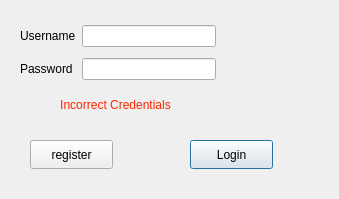
<?xml version="1.0" encoding="UTF-8"?>
<ui version="4.0">
 <class>login</class>
 <widget class="QDialog" name="login">
  <property name="geometry">
   <rect>
    <x>0</x>
    <y>0</y>
    <width>339</width>
    <height>199</height>
   </rect>
  </property>
  <property name="windowTitle">
   <string>Dialog</string>
  </property>
  <widget class="QPushButton" name="login2">
   <property name="geometry">
    <rect>
     <x>190</x>
     <y>140</y>
     <width>83</width>
     <height>29</height>
    </rect>
   </property>
   <property name="text">
    <string>Login</string>
   </property>
  </widget>
  <widget class="QLabel" name="loginerror">
   <property name="geometry">
    <rect>
     <x>20</x>
     <y>90</y>
     <width>191</width>
     <height>31</height>
    </rect>
   </property>
   <property name="text">
    <string>&lt;html&gt;&lt;head/&gt;&lt;body&gt;&lt;p align=&quot;center&quot;&gt;&lt;span style=&quot; color:#ff2600;&quot;&gt;Incorrect Credentials&lt;/span&gt;&lt;/p&gt;&lt;/body&gt;&lt;/html&gt;</string>
   </property>
  </widget>
  <widget class="QWidget" name="layoutWidget">
   <property name="geometry">
    <rect>
     <x>20</x>
     <y>20</y>
     <width>196</width>
     <height>65</height>
    </rect>
   </property>
   <layout class="QGridLayout" name="gridLayout">
    <item row="0" column="0">
     <widget class="QLabel" name="label">
      <property name="text">
       <string>Username</string>
      </property>
     </widget>
    </item>
    <item row="0" column="1">
     <widget class="QLineEdit" name="usernamel"/>
    </item>
    <item row="1" column="0">
     <widget class="QLabel" name="label_2">
      <property name="text">
       <string>Password</string>
      </property>
     </widget>
    </item>
    <item row="1" column="1">
     <widget class="QLineEdit" name="passwordl">
      <property name="echoMode">
       <enum>QLineEdit::Password</enum>
      </property>
     </widget>
    </item>
   </layout>
  </widget>
  <widget class="QPushButton" name="backtoregister">
   <property name="geometry">
    <rect>
     <x>30</x>
     <y>140</y>
     <width>83</width>
     <height>29</height>
    </rect>
   </property>
   <property name="text">
    <string>register</string>
   </property>
  </widget>
 </widget>
 <resources/>
 <connections/>
</ui>
